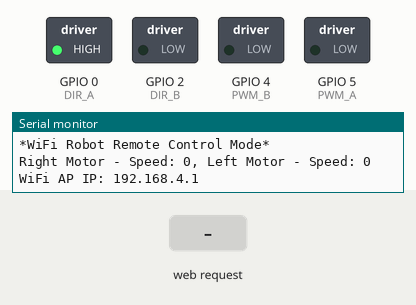
This sketch was run on a simulated ESP8266 (NodeMCU). On the bench: switched loads named in the sketch (green lamp = pin HIGH), the last lines printed to the serial monitor. The inputs (shaded band) are chosen by the test bench.

Above: at 1.2 s.
1.3 s: HTTP request GET /?JX=1 received
At 1.8 s:
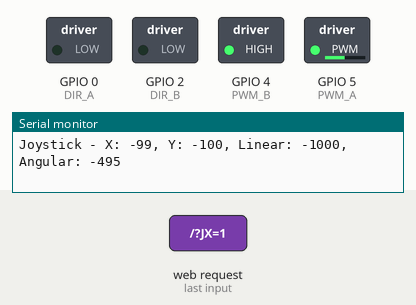
2.8 s: HTTP request GET /?JX=120 received
At 4.0 s:
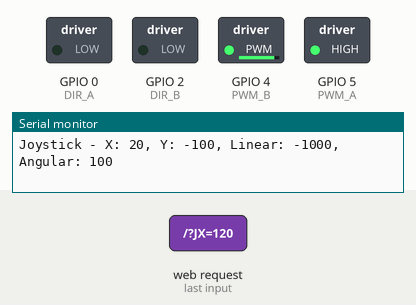
4.3 s: HTTP request GET /?JX=0 received
At 5.3 s:
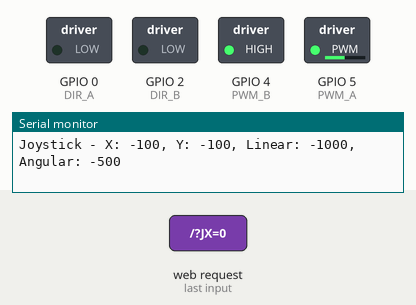
Timing chart, 0 to 7.3 s (numbered marks = the images above; inputs shaded):
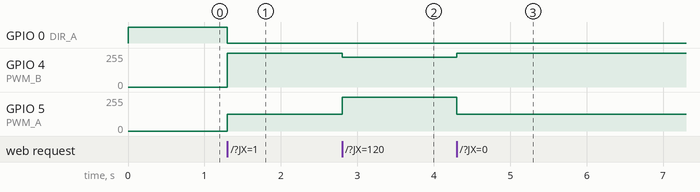

The sketch:

wifi_car_blue_V5.ino
```cpp
#include <ESP8266WiFi.h>
#include <ESP8266WebServer.h>

const int JOYSTICK_RANGE = 100;
const char *ssid = "WIFI_CAR_20";
const char *password = "2012012012";

// Motor pins
const int PWM_A = 5;  // Right motor PWM
const int PWM_B = 4;  // Left motor PWM
const int DIR_A = 0;  // Right motor direction
const int DIR_B = 2;  // Left motor direction

// Control parameters
bool high_speed_mode = false;
bool repeat_command = false;
float SPEED = 500;  // Default speed (0-1023)
int speed_Coeff = 3;
int max_linear_speed = 1000;
int max_angular_speed = 500;

// State tracking
String command;
String prev_command;
int joystick_x = 0;
int joystick_y = 0;
int prev_joystick_speed = 0;

// Network configuration
ESP8266WebServer server(80);
IPAddress ip(192, 168, 4, 1);
IPAddress netmask(255, 255, 255, 0);

void run_motors(int right_speed, int left_speed) {
    // Constrain speeds to valid range
    right_speed = constrain(right_speed, -1023, 1023);
    left_speed = constrain(left_speed, -1023, 1023);

    // Set right motor direction and speed
    digitalWrite(DIR_A, right_speed >= 0 ? HIGH : LOW);
    analogWrite(PWM_A, abs(right_speed));

    // Set left motor direction and speed
    digitalWrite(DIR_B, left_speed >= 0 ? LOW : HIGH);
    analogWrite(PWM_B, abs(left_speed));

    // Debug output
    Serial.print("Right Motor - Speed: ");
    Serial.print(right_speed);
    Serial.print(", Left Motor - Speed: ");
    Serial.println(left_speed);
}

void setup() {
    Serial.begin(115200);
    Serial.println("*WiFi Robot Remote Control Mode*");

    // Initialize motor pins
    pinMode(PWM_A, OUTPUT);
    pinMode(PWM_B, OUTPUT);
    pinMode(DIR_A, OUTPUT);
    pinMode(DIR_B, OUTPUT);
    pinMode(LED_BUILTIN, OUTPUT);

    // Initial motor state
    run_motors(0, 0);

    // Setup WiFi Access Point
    WiFi.mode(WIFI_AP);
    WiFi.softAPConfig(ip, ip, netmask);
    WiFi.softAP(ssid, password);

    //print debug info
    Serial.print ("WiFi AP IP: ");
    Serial.println(WiFi.softAPIP());

    // Setup web server routes
    server.on("/", HTTP_handleRoot);
    server.onNotFound(handleNotFound);
    server.begin();
}

void handleState() {
    if (command == prev_command && command != "") {
        Serial.println("DEBUG: Repeat Command");
        return;
    }

    prev_command = command;
    Serial.print("DEBUG: State Command= ");
    Serial.println(command);

    // Convert speed commands to integer
    if (command.length() == 1 && isdigit(command[0])) {
        SPEED = command.toInt() * 100;
        return;
    }

    // Handle movement commands
    switch (command[0]) {
        case 'F': run_motors(SPEED, SPEED); break;  // Forward
        case 'B': run_motors(-SPEED, -SPEED); break;  // Backward
        case 'L': run_motors(-SPEED, SPEED); break;  // Turn Left
        case 'R': run_motors(SPEED, -SPEED); break;  // Turn Right
        case 'I': run_motors(SPEED, SPEED/speed_Coeff); break;  // Forward Left
        case 'J': run_motors(-SPEED, -SPEED/speed_Coeff); break;  // Backward Left
        case 'G': run_motors(SPEED/speed_Coeff, SPEED); break;  // Forward Right
        case 'H': run_motors(-SPEED/speed_Coeff, -SPEED); break;  // Backward Right
        case 'S': run_motors(0, 0); break;  // Stop
        case 'W': handleLight(true); break;  // Light On
        case 'w': handleLight(false); break;  // Light Off
        case 'V': handleHorn(true); break;  // Horn On
        case 'v': handleHorn(false); break;  // Horn Off
    }
}

void handleLight(bool status) {
    if (status) {
        //digitalWrite(LED_BUILTIN, LOW);  // Light On
        Serial.println("Light On");
    } else {
        //digitalWrite(LED_BUILTIN, HIGH);  // Light Off
        Serial.println("Light Off");
    }
}

void handleHorn(bool status) {
    if (status) {
        Serial.println("Horn On");
    } else {
        Serial.println("Horn Off");
    }
}

void move_with_joystick(int joy_x, int joy_y) {
    // Convert joystick input to motion commands
    int x_offset = joy_x - JOYSTICK_RANGE;  // Range: -100 to 100
    int y_offset = joy_y - JOYSTICK_RANGE;  // Range: -100 to 100

    // Calculate linear and angular velocity components
    int linear_vel = y_offset * max_linear_speed / 100;
    int angular_vel = x_offset * max_angular_speed / 100;

    // Convert to left and right motor speeds
    int right_speed = linear_vel - angular_vel;
    int left_speed = linear_vel + angular_vel;

    // Send commands to motors
    run_motors(right_speed, -left_speed);  // Left motor inverted for correct motion

    // Debug output
    Serial.print("Joystick - X: ");
    Serial.print(x_offset);
    Serial.print(", Y: ");
    Serial.print(y_offset);
    Serial.print(", Linear: ");
    Serial.print(linear_vel);
    Serial.print(", Angular: ");
    Serial.println(angular_vel);
}

void handleJoystick() {
    int joystick_speed = sqrt(pow(joystick_x - JOYSTICK_RANGE, 2) +
                             pow(joystick_y - JOYSTICK_RANGE, 2));

    if (joystick_speed != prev_joystick_speed) {
        prev_joystick_speed = joystick_speed;
        move_with_joystick(joystick_x, joystick_y);
    }
}

void HTTP_handleRoot() {
    if (server.hasArg("State")) {
        command = server.arg("State");
        server.send(200, "text/html", "S");
        handleState();
    }
    else if (server.hasArg("JX")) {
        command = "";
        joystick_x = server.arg("JX").toInt();
        joystick_y = server.arg("JY").toInt();
        server.send(200, "text/html", "J");
        handleJoystick();
    }
    else {
        handleNotFound();
    }
}

void handleNotFound() {
    server.send(404, "text/plain", "404: Not Found");
}

void loop() {
    server.handleClient();
}
```

Measured:
- after the input at 1.3 s, GPIO 0 (DIR_A): HIGH → LOW at once; GPIO 4 (PWM_B): 0/255 → 255/255 at once; GPIO 5 (PWM_A): 0/255 → 125/255 at once
- after the input at 2.8 s, GPIO 4 (PWM_B): 255/255 → 224/255 at once; GPIO 5 (PWM_A): 125/255 → 255/255 at once
- after the input at 4.3 s, GPIO 4 (PWM_B): 224/255 → 255/255 at once; GPIO 5 (PWM_A): 255/255 → 124/255 at once
